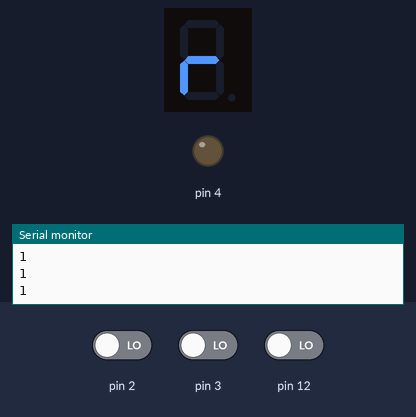
Bench run of a sketch on a simulated Arduino Uno, built with avr-gcc and run on an emulated ATmega328P. On the bench: 1-digit seven-segment display, output pins drawn as LEDs (lit = HIGH), the last lines printed to the serial monitor. Wiring (inferred from the names in the program): 1-digit 7-segment display, segments lit when HIGH: segments pin 9, pin 8, pin 10, pin 11, pin 5, pin 6, pin 7. The inputs (shaded band) are chosen by the test bench; at power-on: pin 2 LOW, pin 12 LOW, pin 3 LOW. The segment pins are drawn as the display they are named for; pins used as bus, display or sensor lines are not drawn.

Above: at 1.2 s.
1.3 s: pin 2 driven HIGH
At 2.6 s:
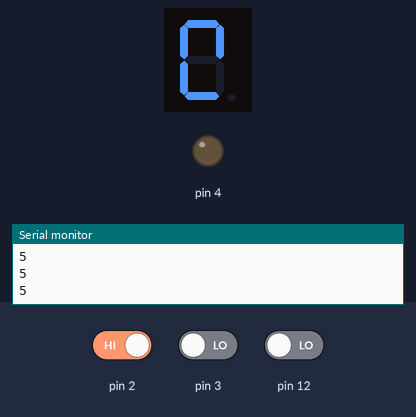
3.3 s: pin 12 driven HIGH
At 3.38 s:
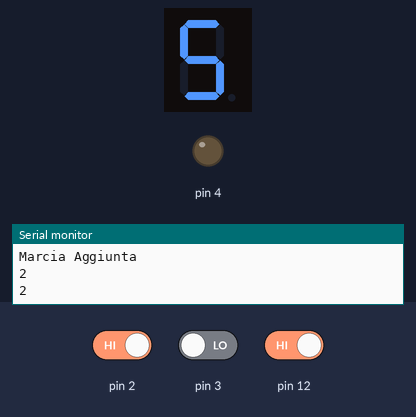
5.1 s: pin 3 driven HIGH
At 5.18 s:
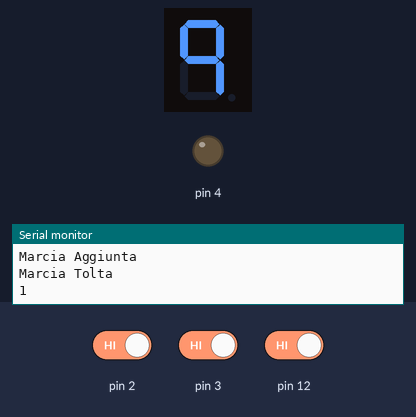
6.6 s: pin 2 driven LOW
At 7.8 s:
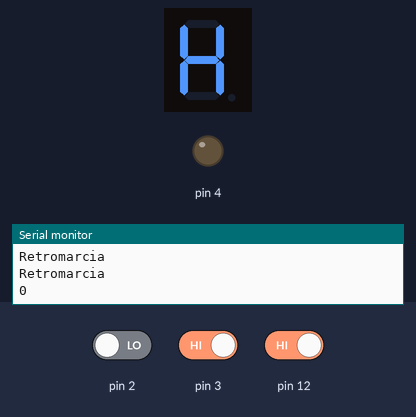
8.1 s: pin 3 driven LOW
At 8.19 s:
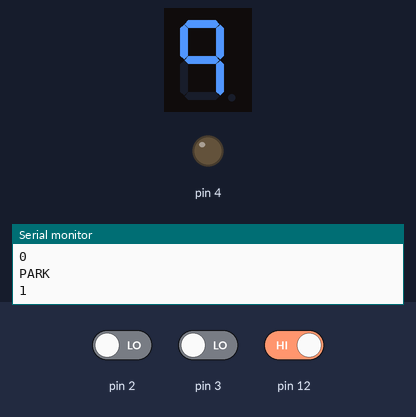
10.3 s: pin 12 driven LOW
Timing chart, 0 to 12.8 s (numbered marks = the images above; inputs shaded):
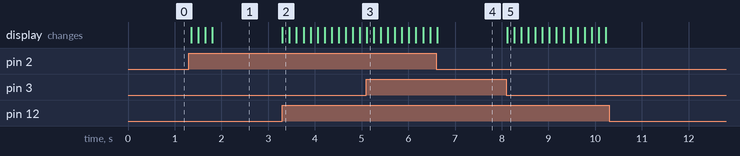

The sketch:

source.ino
```cpp
//@Author RickyWanga
#define MAX 5
//set the default gear on 1
int marcia=1;
//initialize the 7-segment display pins
int a=7;
int b=6;
int c=5;
int d=11;
int e=10;
int f=8;
int g=9;
int dp=4;
//define the bool variable for the Park position on the gearbox
bool parkToggle;

//Display 1 on the 7-segment LED display
void display1(void)
{
    digitalWrite(a,HIGH);
    digitalWrite(c,HIGH);
}
//Display 2 on the 7-segment LED display
void display2(void)
{
    digitalWrite(a,HIGH);
    digitalWrite(b,HIGH);
    digitalWrite(g,HIGH);
    digitalWrite(e,HIGH);
    digitalWrite(d,HIGH);
}
//Display 3 on the 7-segment LED display
void display3(void)
{
    digitalWrite(a,HIGH);
    digitalWrite(b,HIGH);
    digitalWrite(c,HIGH);
    digitalWrite(d,HIGH);
    digitalWrite(g,HIGH);
}
//Display 4 on the 7-segment LED display
void display4(void)
{
    digitalWrite(f,HIGH);
    digitalWrite(a,HIGH);
    digitalWrite(g,HIGH);
    digitalWrite(c,HIGH);

}
//Display 5 on the 7-segment LED display
void display5(void)
{
    digitalWrite(b,HIGH);
    digitalWrite(f,HIGH);
    digitalWrite(g,HIGH);
    digitalWrite(c,HIGH);
    digitalWrite(d,HIGH);
}
//Display 6 on the 7-segment LED display
void display6(void)
{
    digitalWrite(b,HIGH);
    digitalWrite(f,HIGH);
    digitalWrite(g,HIGH);
    digitalWrite(c,HIGH);
    digitalWrite(d,HIGH);
    digitalWrite(e,HIGH);
}
//Display 7 on the 7-segment LED display
void display7(void)
{
    digitalWrite(a,HIGH);
    digitalWrite(b,HIGH);
    digitalWrite(c,HIGH);
}
//Display 8 on the 7-segment LED display
void display8(void)
{
    digitalWrite(a,HIGH);
    digitalWrite(b,HIGH);
    digitalWrite(g,HIGH);
    digitalWrite(c,HIGH);
    digitalWrite(d,HIGH);
    digitalWrite(e,HIGH);
    digitalWrite(f,HIGH);
}
//Displays 9 on the 7-segment LED display
void display9(void)
{
    digitalWrite(a,HIGH);
    digitalWrite(b,HIGH);
    digitalWrite(g,HIGH);
    digitalWrite(c,HIGH);
    digitalWrite(d,HIGH);
    digitalWrite(f,HIGH);
}
//Displays 0 on the 7-segment LED display
void display0(void)
{
    digitalWrite(a,HIGH);
    digitalWrite(b,HIGH);
    digitalWrite(c,HIGH);
    digitalWrite(d,HIGH);
    digitalWrite(e,HIGH);
    digitalWrite(f,HIGH);
}
//Displays a N on the 7-segment LED display
void displayN(void){
    digitalWrite(a,HIGH);
    digitalWrite(b,HIGH);
    digitalWrite(c,HIGH);
    digitalWrite(e,HIGH);
    digitalWrite(f,HIGH);
}
//Displays a P on the 7-segment LED display
void displayP(void){
    digitalWrite(a,HIGH);
    digitalWrite(b,HIGH);
    digitalWrite(g,HIGH);
    digitalWrite(e,HIGH);
    digitalWrite(f,HIGH);
}
//Clears the 7-segment LED display
void clearDisplay(void)
{
    digitalWrite(a,LOW);
    digitalWrite(b,LOW);
    digitalWrite(g,LOW);
    digitalWrite(c,LOW);
    digitalWrite(d,LOW);
    digitalWrite(e,LOW);
    digitalWrite(f,LOW);
}

void setup()
{
  //intialize the serial monitor for debugging purposes
  Serial.begin(9600);
  Serial.println("Macchina Avviata");
  //set the input types for the button related to the UpShift, DownShift and the Park position
  pinMode(3, INPUT);
  pinMode(2, INPUT);
  pinMode(12, INPUT);
  //set the pinMode for the 7-segment LED display
  int i;
    for(i=4;i<=11;i++)
        pinMode(i,OUTPUT);
}

void loop()
{
  int piu = digitalRead(2);
  int meno = digitalRead(3);
  int park = digitalRead(12);

  if(park==1){
    if(parkToggle==true){
      parkToggle=false;
   	  clearDisplay();
    }
    else
      parkToggle=true;
  }
  if(parkToggle==true){
    marcia = 1;
    Serial.println("PARK");
    displayP();
  }
  if(piu==1){
    if(marcia>=MAX){
    	marcia=MAX;
    }
    else{
  	marcia++;
    	Serial.println("Marcia Aggiunta");
    }
  }
  if(meno==1){
    if(marcia<=0){
    	Serial.println("Retromarcia");
      	marcia=0;
    }
    else{
  	marcia--;
    	Serial.println("Marcia Tolta");
    }
  }
  else
    marcia=marcia;

  if(marcia==0){
    clearDisplay();
    Serial.println("Retromarcia");
    displayN();
  }
  if(marcia==1){
    if(parkToggle==1){
      	clearDisplay();
    	displayP();
    }
    else{
  	clearDisplay();
   	display1();
    	Serial.println(marcia);
    }
  }
  if(marcia==2){
    clearDisplay();
    display2();
    Serial.println(marcia);
  }
  if(marcia==3){
    clearDisplay();
    display3();
    Serial.println(marcia);
  }
  if(marcia==4){
    clearDisplay();
    display4();
    Serial.println(marcia);
  }
  if(marcia==5){
    clearDisplay();
    display5();
    Serial.println(marcia);
  }
  else
    Serial.println(marcia);

  delay(150);
}
```

Measured:
- after the input at 1.3 s, the display: first changes after 0.05 s (image 1 shows a later state)
- after the input at 3.3 s, the display: changes at once (image 2)
- after the input at 5.1 s, the display: changes at once (image 3)
- after the input at 6.6 s, the display: changes at once (image 4)
- after the input at 8.1 s, the display: changes at once (image 5)
